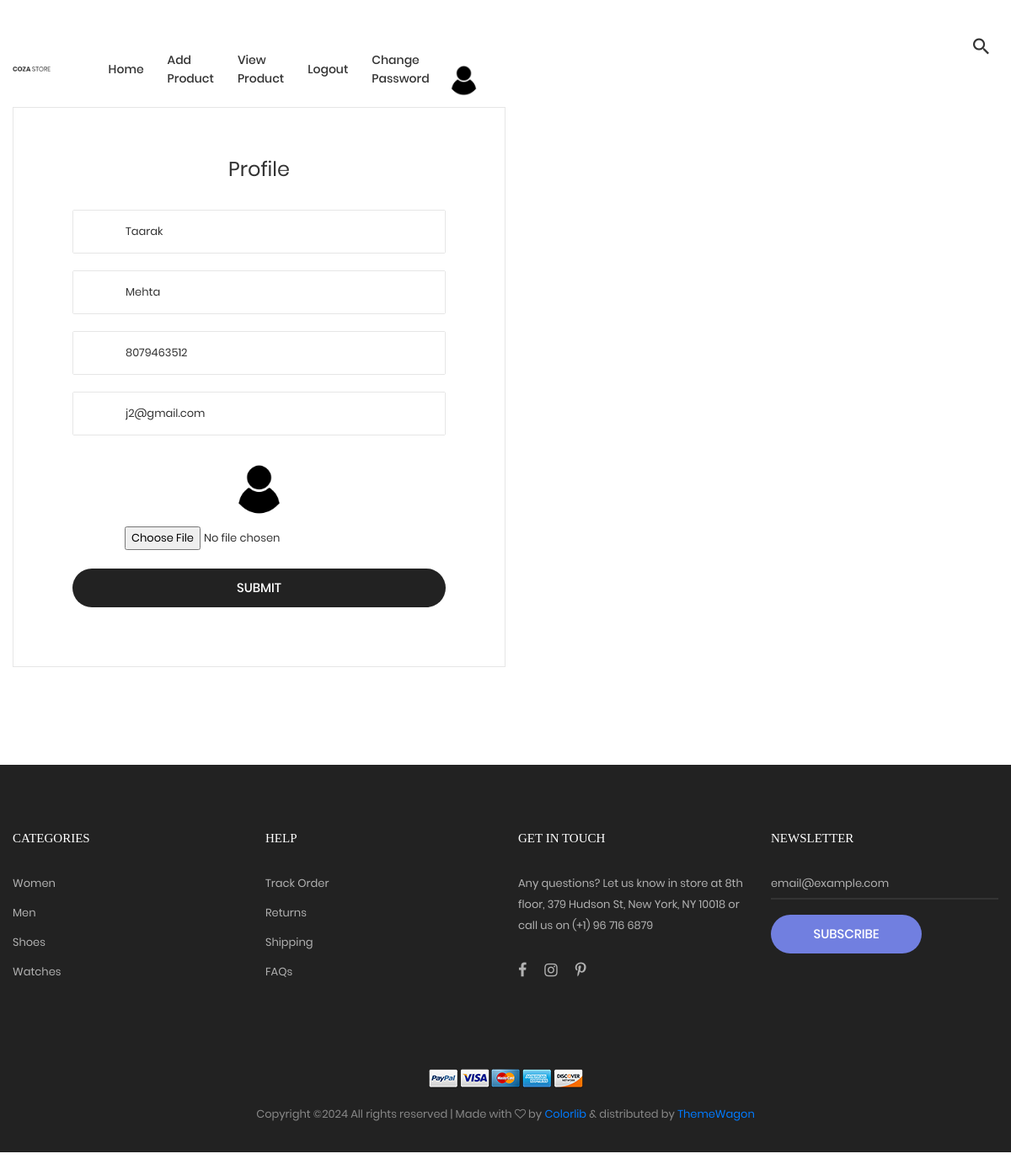
Page /myapp/profileupdate/ (signed in) on the committed database.
### myapp/models.py (models this page shows, shortened)
class User(models.Model):
    firstname = models.CharField(max_length = 100)
    lastname = models.CharField(max_length = 100)
    mobile = models.BigIntegerField()
    email = models.EmailField()
    password = models.CharField(max_length=20)
    profile_picture = models.ImageField(default="",upload_to="profile_picture/")
    usertype = models.CharField(max_length = 30,default="Buyer")

### myapp/views.py (the view)
# urls.py: path('profileupdate/', views.profileupdate, name='profileupdate'),
def profileupdate(request):
    if request.method=="POST":
            e = User.objects.get(email=request.session['email'])
            e.firstname = request.POST['firstname']
            e.lastname = request.POST['lastname']
            e.email = request.POST['email']
            e.mobile = request.POST['mobile']
            try:
                e.profile_picture = request.FILES['profile_picture']
                e.save()
            except:
                pass
            e.save()
            request.session['profile_picture'] = e.profile_picture.url
            msg = "Profile Updated Successfully"
            if e.usertype == "Buyer":
                return render (request,"myapp/index.html",{'msg' : msg})
            else:
                return render(request,"myapp/sindex.html",{'msg':msg})
    else:
        e = User.objects.get(email=request.session['email'])
        if e.usertype == "Buyer":
            return render(request,'myapp/profileupdate.html',{'e':e})
        else:
            return render(request,"myapp/sprofile.html",{'e':e})

### myapp/templates/myapp/sprofile.html (shortened to what this page needs)
{% extends 'sheader.html' %}
{% load static %}
{% block content%}
<!DOCTYPE html>
<html lang="en">
<body class="animsition">
    <br>
	<section class="bg0 p-t-104 p-b-116">
		<div class="container">
			<div class="flex-w flex-tr">
				<div class="size-210 bor10 p-lr-70 p-t-55 p-b-70 p-lr-15-lg w-full-md">
					<form method="post" action="{% url 'sprofile' %}" enctype="multipart/form-data">
						<h4 class="mtext-105 cl2 txt-center p-b-30">
							Profile
						</h4>
						<div class="bor8 m-b-20 how-pos4-parent">
							<input class="stext-111 cl2 plh3 size-116 p-l-62 p-r-30" type="text" name="firstname" value="{{e.firstname}}">
						</div>
						<div class="bor8 m-b-20 how-pos4-parent">
							<input class="stext-111 cl2 plh3 size-116 p-l-62 p-r-30" type="text" name="lastname" value="{{e.lastname}}">
						</div>
                        <div class="bor8 m-b-20 how-pos4-parent">
							<input class="stext-111 cl2 plh3 size-116 p-l-62 p-r-30" type="text" name="mobile" value="{{e.mobile}}">
						</div>
                        <div class="bor8 m-b-20 how-pos4-parent">
							<input class="stext-111 cl2 plh3 size-116 p-l-62 p-r-30" type="email" name="email" value="{{e.email}}">
						</div>
						<div >
							<img src="{{request.session.profile_picture}}" style="margin-left: 40%;" width="20%;">
							<input class="stext-111 cl2 plh3 size-116 p-l-62 p-r-30" type="file" name="profile_picture">
						</div>
						<button style="margin-left: 50 px;" class="flex-c-m stext-101 cl0 size-121 bg3 bor1 hov-btn3 p-lr-15 trans-04 pointer">
							Submit
						</button>
					</form>
				</div>
			</div>
		</div>
	</section>
</body>
</html>
{% endblock %}

### myapp/static/css/main.css (style rules this page uses)
.container { max-width: 1380px; }
@media (max-width: 1600px) { .container { max-width: 1200px; } }
.cl0 { color: #fff; }
.cl2 { color: #333; }
.stext-101 { font-family: Poppins-Medium; font-size: 15px; line-height: 1.466667; text-transform: uppercase; }
.stext-111 { font-family: Poppins-Regular; font-size: 13px; line-height: 1.6923; }
.mtext-105 { font-family: Poppins-Regular; font-size: 24px; line-height: 1.5; }
.size-116 { width: 100%; height: 50px; }
.size-121 { width: 100%; height: 46px; }
.size-210 { width: 50%; }
.bg0 { background-color: #fff; }
.bg3 { background-color: #222; }
.bor1 { border-radius: 23px; }
.bor8 { border: 1px solid #e6e6e6; border-radius: 2px; }
.bor10 { border: 1px solid #e6e6e6; }
.how-pos4-parent { position: relative; }

### rows in the picture
User: firstname "Taarak", lastname "Mehta", mobile "8079463512", email "j2@gmail.com"
